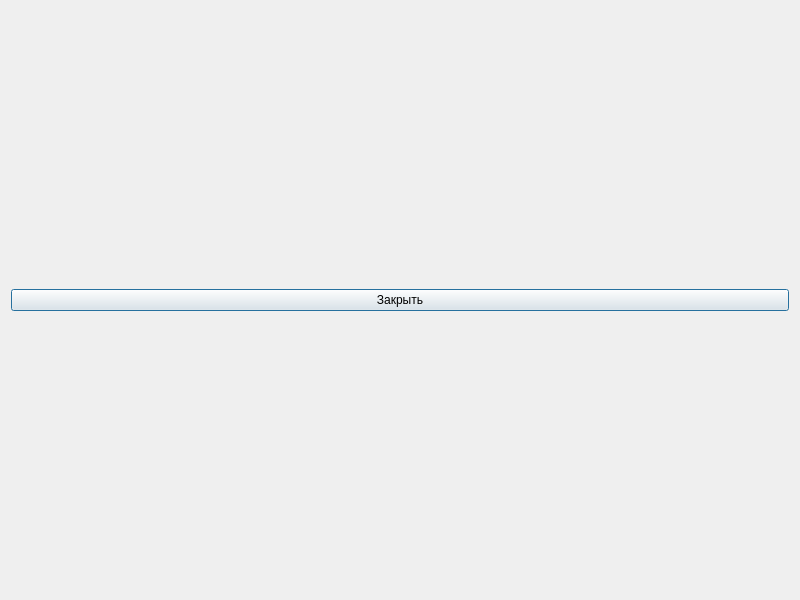
<?xml version="1.0" encoding="UTF-8"?>
<ui version="4.0">
 <class>StatsDialog</class>
 <widget class="QDialog" name="StatsDialog">
  <property name="geometry">
   <rect>
    <x>0</x>
    <y>0</y>
    <width>800</width>
    <height>600</height>
   </rect>
  </property>
  <property name="windowTitle">
   <string>Загруженность аэропорта</string>
  </property>
  <layout class="QGridLayout" name="gridLayout">
   <item row="0" column="1">
    <widget class="QPushButton" name="closeButton">
     <property name="text">
      <string>Закрыть</string>
     </property>
    </widget>
   </item>
  </layout>
 </widget>
 <resources/>
 <connections/>
</ui>
